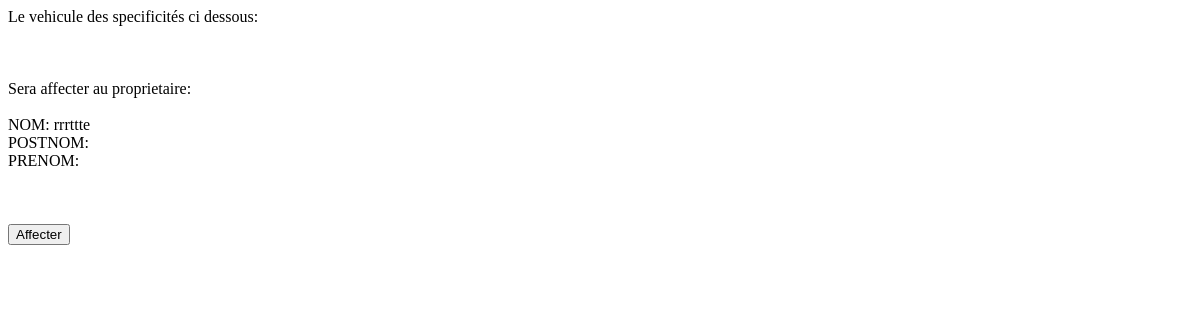
/affectation_pro.php?id_pro=1, run on an earlier commit of the app's database.
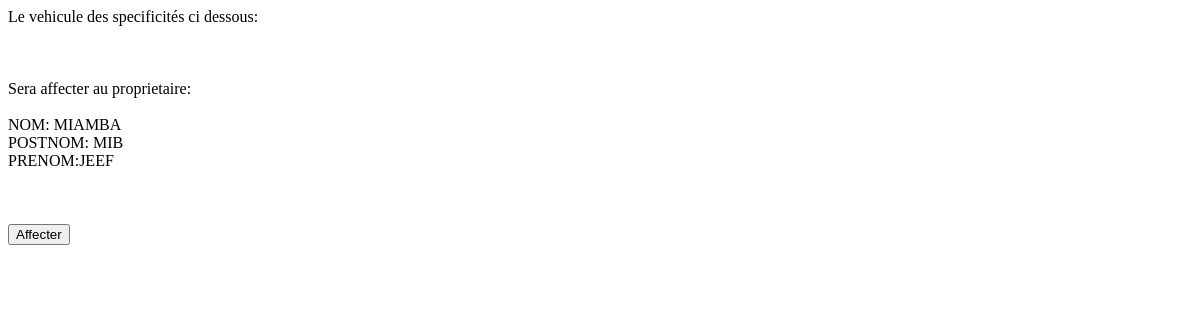
And on a later commit of the database.
### tables this page shows
CREATE TABLE `proprietaire` (
  `id_pro` int(11) NOT NULL,
  `nom_pro` varchar(255) NOT NULL,
  `postnom_pro` varchar(255) NOT NULL,
  `prenom_pro` varchar(255) NOT NULL,
  `sexe_pro` varchar(255) NOT NULL,
  `date_naiss_pro` date NOT NULL,
  `lieu_naiss_pro` varchar(255) NOT NULL,
  `province_pro` varchar(255) NOT NULL,
  `ville_pro` varchar(255) NOT NULL,
  `commune_pro` varchar(255) NOT NULL,
  `quartier_pro` varchar(255) NOT NULL,
  `avennue_pro` varchar(255) NOT NULL,
  `num_domicile_pro` varchar(255) NOT NULL,
  `tel1_pro` varchar(255) NOT NULL,
  `tel2_pro` varchar(255) NOT NULL,
  `email_pro` varchar(255) NOT NULL,
  `scan_identite_pro` varchar(255) NOT NULL,
  `photo_pro` varchar(255) NOT NULL,
  `id_ut_fk` int(11) NOT NULL,
  `nom_ut_fk` varchar(255) NOT NULL,
  `id_mt_fk` int(11) NOT NULL,
  `num_plaque_mt_fk` varchar(255) NOT NULL,
  `date_enreg_proprietaire` timestamp NOT NULL DEFAULT CURRENT_TIMESTAMP ON UPDATE CURRENT_TIMESTAMP
);

### affectation_pro.php (the view, shortened to what this page needs)
<?php
require('connexion.php');
?>
<!DOCTYPE html>
<html>
<head>
</head>
<body>
Le vehicule des specificités ci dessous:<br><br>
<br><br>
Sera affecter au proprietaire:<br><br>
<?php
$req2=("SELECT * FROM proprietaire WHERE id_pro='".$_SESSION['id_pro']."'  ");
$res2=mysqli_query($conn,$req2) or die(mysqli_error());
?>
 <?php while ($aff2=mysqli_fetch_assoc($res2)){?>
NOM: <?php echo ($aff2['nom_pro'])?><br>
POSTNOM: <?php echo ($aff2['postnom_pro'])?><br>
PRENOM:<?php echo ($aff2['prenom_pro'])?><br>
<?php }?>
</body>
</html>
<form method="POST" action="" enctype="multipart/form-data" accept-charset="utf-8">
<?php
$req2=("SELECT * FROM proprietaire WHERE id_pro='".$_SESSION['id_pro']."'  ");
$res2=mysqli_query($conn,$req2) or die(mysqli_error());
?>
 <?php while ($aff2=mysqli_fetch_assoc($res2)){?>
<input class="text" type="hidden" name="id_pro_affect" value="<?php echo ($aff2['id_pro'])?>"><br>
<input class="text" type="hidden" name="nom_pro_affect" value="<?php echo ($aff2['nom_pro'])?>"><br>
<input class="text" type="hidden" name="etat_affect" value="non"><br>
<?php }?>
<input type="submit" name="submit" value="Affecter">
</form>

What changed in the data, as far as the page shows it:
changed proprietaire: nom_pro "rrrttte" → "MIAMBA"; postnom_pro (not shown) → "MIB"; prenom_pro (not shown) → "JEEF"
